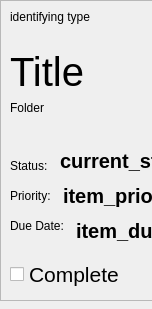
<?xml version="1.0" encoding="UTF-8"?>
<ui version="4.0">
 <class>Frame</class>
 <widget class="QFrame" name="Frame">
  <property name="geometry">
   <rect>
    <x>0</x>
    <y>0</y>
    <width>152</width>
    <height>309</height>
   </rect>
  </property>
  <property name="windowTitle">
   <string>Frame</string>
  </property>
  <widget class="QFrame" name="frame">
   <property name="geometry">
    <rect>
     <x>0</x>
     <y>0</y>
     <width>401</width>
     <height>301</height>
    </rect>
   </property>
   <property name="frameShape">
    <enum>QFrame::StyledPanel</enum>
   </property>
   <property name="frameShadow">
    <enum>QFrame::Raised</enum>
   </property>
   <layout class="QVBoxLayout" name="verticalLayout">
    <item>
     <widget class="QLabel" name="label">
      <property name="text">
       <string>identifying type</string>
      </property>
      <property name="alignment">
       <set>Qt::AlignLeading|Qt::AlignLeft|Qt::AlignTop</set>
      </property>
     </widget>
    </item>
    <item>
     <widget class="QLabel" name="label_2">
      <property name="font">
       <font>
        <pointsize>30</pointsize>
       </font>
      </property>
      <property name="text">
       <string>Title</string>
      </property>
      <property name="alignment">
       <set>Qt::AlignLeading|Qt::AlignLeft|Qt::AlignTop</set>
      </property>
     </widget>
    </item>
    <item>
     <widget class="QLabel" name="label_3">
      <property name="text">
       <string>Folder</string>
      </property>
      <property name="alignment">
       <set>Qt::AlignLeading|Qt::AlignLeft|Qt::AlignTop</set>
      </property>
     </widget>
    </item>
    <item>
     <widget class="QFrame" name="frame_5">
      <property name="frameShape">
       <enum>QFrame::NoFrame</enum>
      </property>
      <property name="frameShadow">
       <enum>QFrame::Plain</enum>
      </property>
      <layout class="QHBoxLayout" name="horizontalLayout_2">
       <property name="spacing">
        <number>12</number>
       </property>
       <property name="leftMargin">
        <number>0</number>
       </property>
       <property name="topMargin">
        <number>0</number>
       </property>
       <property name="rightMargin">
        <number>0</number>
       </property>
       <property name="bottomMargin">
        <number>0</number>
       </property>
       <item>
        <widget class="QLabel" name="label_4">
         <property name="sizePolicy">
          <sizepolicy hsizetype="Preferred" vsizetype="Preferred">
           <horstretch>0</horstretch>
           <verstretch>0</verstretch>
          </sizepolicy>
         </property>
         <property name="text">
          <string>Status:</string>
         </property>
         <property name="alignment">
          <set>Qt::AlignBottom|Qt::AlignLeading|Qt::AlignLeft</set>
         </property>
        </widget>
       </item>
       <item>
        <widget class="QLabel" name="label_5">
         <property name="sizePolicy">
          <sizepolicy hsizetype="MinimumExpanding" vsizetype="Preferred">
           <horstretch>0</horstretch>
           <verstretch>0</verstretch>
          </sizepolicy>
         </property>
         <property name="font">
          <font>
           <pointsize>15</pointsize>
           <bold>true</bold>
          </font>
         </property>
         <property name="text">
          <string>current_status</string>
         </property>
         <property name="alignment">
          <set>Qt::AlignBottom|Qt::AlignLeading|Qt::AlignLeft</set>
         </property>
        </widget>
       </item>
      </layout>
     </widget>
    </item>
    <item>
     <widget class="QFrame" name="frame_3">
      <property name="frameShape">
       <enum>QFrame::NoFrame</enum>
      </property>
      <property name="frameShadow">
       <enum>QFrame::Plain</enum>
      </property>
      <layout class="QHBoxLayout" name="horizontalLayout_3">
       <property name="spacing">
        <number>12</number>
       </property>
       <property name="leftMargin">
        <number>0</number>
       </property>
       <property name="topMargin">
        <number>0</number>
       </property>
       <property name="rightMargin">
        <number>0</number>
       </property>
       <property name="bottomMargin">
        <number>0</number>
       </property>
       <item>
        <widget class="QLabel" name="label_6">
         <property name="text">
          <string>Priority:</string>
         </property>
        </widget>
       </item>
       <item>
        <widget class="QLabel" name="label_7">
         <property name="sizePolicy">
          <sizepolicy hsizetype="MinimumExpanding" vsizetype="Preferred">
           <horstretch>0</horstretch>
           <verstretch>0</verstretch>
          </sizepolicy>
         </property>
         <property name="font">
          <font>
           <pointsize>15</pointsize>
           <bold>true</bold>
          </font>
         </property>
         <property name="text">
          <string>item_priority</string>
         </property>
        </widget>
       </item>
      </layout>
     </widget>
    </item>
    <item>
     <widget class="QFrame" name="frame_4">
      <property name="frameShape">
       <enum>QFrame::NoFrame</enum>
      </property>
      <property name="frameShadow">
       <enum>QFrame::Plain</enum>
      </property>
      <layout class="QHBoxLayout" name="horizontalLayout_4">
       <property name="spacing">
        <number>12</number>
       </property>
       <property name="leftMargin">
        <number>0</number>
       </property>
       <property name="topMargin">
        <number>0</number>
       </property>
       <property name="rightMargin">
        <number>0</number>
       </property>
       <property name="bottomMargin">
        <number>0</number>
       </property>
       <item>
        <widget class="QLabel" name="label_8">
         <property name="text">
          <string>Due Date:</string>
         </property>
         <property name="alignment">
          <set>Qt::AlignLeading|Qt::AlignLeft|Qt::AlignTop</set>
         </property>
        </widget>
       </item>
       <item>
        <widget class="QLabel" name="label_9">
         <property name="sizePolicy">
          <sizepolicy hsizetype="MinimumExpanding" vsizetype="Preferred">
           <horstretch>0</horstretch>
           <verstretch>0</verstretch>
          </sizepolicy>
         </property>
         <property name="font">
          <font>
           <pointsize>15</pointsize>
           <bold>true</bold>
          </font>
         </property>
         <property name="text">
          <string>item_due_date</string>
         </property>
         <property name="alignment">
          <set>Qt::AlignLeading|Qt::AlignLeft|Qt::AlignTop</set>
         </property>
        </widget>
       </item>
      </layout>
     </widget>
    </item>
    <item>
     <widget class="QFrame" name="frame_2">
      <property name="frameShape">
       <enum>QFrame::NoFrame</enum>
      </property>
      <property name="frameShadow">
       <enum>QFrame::Plain</enum>
      </property>
      <layout class="QHBoxLayout" name="horizontalLayout">
       <property name="spacing">
        <number>6</number>
       </property>
       <property name="leftMargin">
        <number>0</number>
       </property>
       <property name="topMargin">
        <number>0</number>
       </property>
       <property name="rightMargin">
        <number>0</number>
       </property>
       <property name="bottomMargin">
        <number>0</number>
       </property>
       <item>
        <widget class="QCheckBox" name="checkBox">
         <property name="font">
          <font>
           <pointsize>16</pointsize>
          </font>
         </property>
         <property name="text">
          <string>Complete</string>
         </property>
        </widget>
       </item>
       <item>
        <spacer name="horizontalSpacer">
         <property name="orientation">
          <enum>Qt::Horizontal</enum>
         </property>
         <property name="sizeHint" stdset="0">
          <size>
           <width>40</width>
           <height>20</height>
          </size>
         </property>
        </spacer>
       </item>
       <item>
        <widget class="QPushButton" name="pushButton">
         <property name="text">
          <string>edit</string>
         </property>
        </widget>
       </item>
       <item>
        <widget class="QPushButton" name="pushButton_2">
         <property name="text">
          <string>delete</string>
         </property>
        </widget>
       </item>
      </layout>
     </widget>
    </item>
   </layout>
  </widget>
 </widget>
 <resources/>
 <connections/>
</ui>
